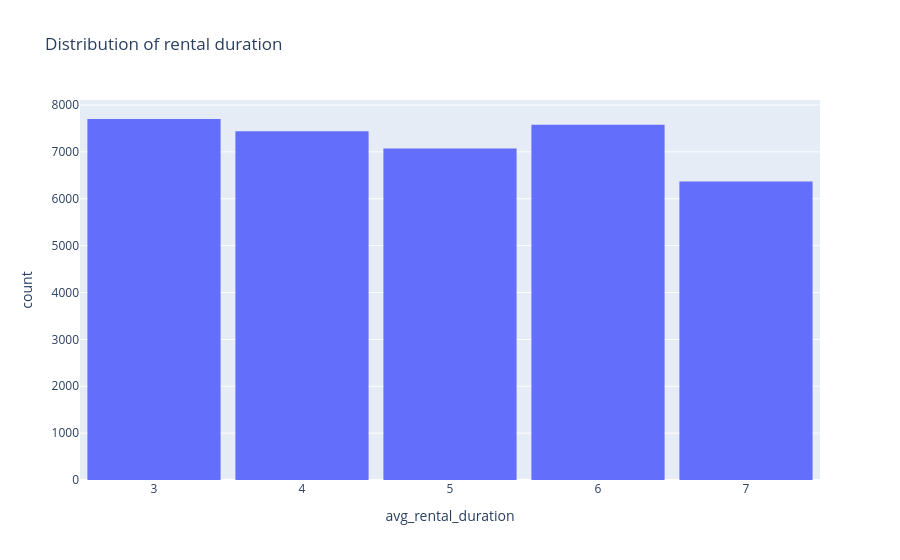

The notebook cell this image was saved under:
### Code cell
# Distribution of rental duration
fig3 = px.histogram(
    df,
    x="avg_rental_duration",
    
    title="Distribution of rental duration"
)
fig3.update_layout(bargap=0.1)
fig3.show()

### Figure 1 — Plotly figure (JSON) as saved in the notebook; plotly's stock layout.template omitted (floating-point values rounded to 4 significant figures; data arrays with more than 128 entries replaced by an {"elided": "..."} marker saying what was removed)
{"data": [{"bingroup": "x", "hovertemplate": "avg_rental_duration=%{x}<br>count=%{y}<extra></extra>", "legendgroup": "", "marker": {"color": "#636efa", "pattern": {"shape": ""}}, "name": "", "orientation": "v", "showlegend": false, "type": "histogram", "x": {"elided": "36159 float values"}, "xaxis": "x", "yaxis": "y"}], "layout": {"bargap": 0.1, "barmode": "relative", "legend": {"tracegroupgap": 0}, "title": {"text": "Distribution of rental duration"}, "xaxis": {"anchor": "y", "domain": [0, 1], "title": {"text": "avg_rental_duration"}}, "yaxis": {"anchor": "x", "domain": [0, 1], "title": {"text": "count"}}}}
